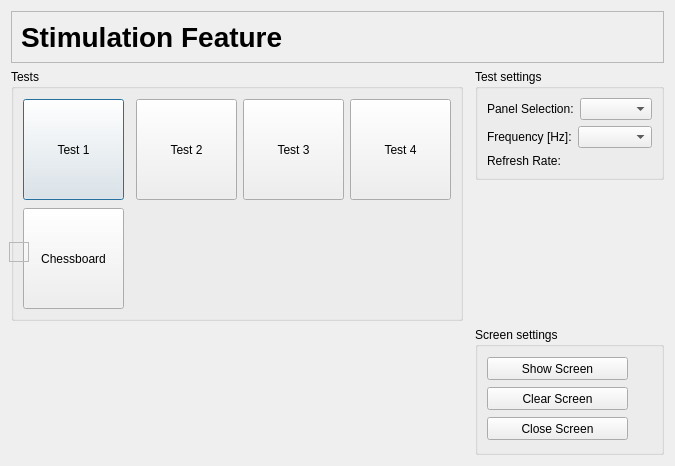
<?xml version="1.0" encoding="UTF-8"?>
<ui version="4.0">
 <class>ssvepBCISetupStimulusWidget</class>
 <widget class="QDialog" name="ssvepBCISetupStimulusWidget">
  <property name="geometry">
   <rect>
    <x>0</x>
    <y>0</y>
    <width>653</width>
    <height>466</height>
   </rect>
  </property>
  <property name="windowTitle">
   <string>Dialog</string>
  </property>
  <layout class="QGridLayout" name="gridLayout_3">
   <item row="1" column="2">
    <widget class="QGroupBox" name="groupBox">
     <property name="title">
      <string>Test settings</string>
     </property>
     <layout class="QGridLayout" name="gridLayout">
      <item row="0" column="0">
       <layout class="QHBoxLayout" name="horizontalLayout">
        <item>
         <widget class="QLabel" name="label">
          <property name="text">
           <string>Panel Selection:</string>
          </property>
         </widget>
        </item>
        <item>
         <widget class="QComboBox" name="comboBox"/>
        </item>
       </layout>
      </item>
      <item row="1" column="0">
       <layout class="QHBoxLayout" name="horizontalLayout_2">
        <item>
         <widget class="QLabel" name="label_2">
          <property name="text">
           <string>Frequency [Hz]:</string>
          </property>
         </widget>
        </item>
        <item>
         <widget class="QComboBox" name="comboBox_2"/>
        </item>
       </layout>
      </item>
      <item row="2" column="0">
       <layout class="QHBoxLayout" name="horizontalLayout_6">
        <item>
         <widget class="QLabel" name="label_5">
          <property name="text">
           <string>Refresh Rate:</string>
          </property>
         </widget>
        </item>
        <item>
         <widget class="QLabel" name="label_6">
          <property name="text">
           <string/>
          </property>
         </widget>
        </item>
       </layout>
      </item>
     </layout>
    </widget>
   </item>
   <item row="0" column="0" colspan="3">
    <widget class="QFrame" name="frame_2">
     <property name="maximumSize">
      <size>
       <width>16777215</width>
       <height>81</height>
      </size>
     </property>
     <property name="frameShape">
      <enum>QFrame::StyledPanel</enum>
     </property>
     <property name="frameShadow">
      <enum>QFrame::Raised</enum>
     </property>
     <layout class="QHBoxLayout" name="horizontalLayout_4">
      <item>
       <widget class="QLabel" name="label_3">
        <property name="maximumSize">
         <size>
          <width>16777215</width>
          <height>61</height>
         </size>
        </property>
        <property name="font">
         <font>
          <pointsize>21</pointsize>
          <weight>75</weight>
          <bold>true</bold>
         </font>
        </property>
        <property name="text">
         <string>Stimulation Feature</string>
        </property>
       </widget>
      </item>
      <item>
       <spacer name="horizontalSpacer">
        <property name="orientation">
         <enum>Qt::Horizontal</enum>
        </property>
        <property name="sizeHint" stdset="0">
         <size>
          <width>40</width>
          <height>20</height>
         </size>
        </property>
       </spacer>
      </item>
      <item>
       <widget class="QLabel" name="label_4">
        <property name="text">
         <string/>
        </property>
        <property name="pixmap">
         <pixmap resource="../../ssvepbci/ssvepbci.qrc">:/logos/logos.png</pixmap>
        </property>
       </widget>
      </item>
     </layout>
    </widget>
   </item>
   <item row="1" column="0" rowspan="3">
    <widget class="QGroupBox" name="groupBox_3">
     <property name="title">
      <string>Tests</string>
     </property>
     <layout class="QGridLayout" name="gridLayout_2">
      <item row="0" column="0" rowspan="2" colspan="2">
       <widget class="QPushButton" name="pushButton_5">
        <property name="sizePolicy">
         <sizepolicy hsizetype="Fixed" vsizetype="Fixed">
          <horstretch>0</horstretch>
          <verstretch>0</verstretch>
         </sizepolicy>
        </property>
        <property name="minimumSize">
         <size>
          <width>101</width>
          <height>101</height>
         </size>
        </property>
        <property name="text">
         <string>Test 1</string>
        </property>
       </widget>
      </item>
      <item row="0" column="3" rowspan="2">
       <widget class="QPushButton" name="pushButton_4">
        <property name="sizePolicy">
         <sizepolicy hsizetype="Fixed" vsizetype="Fixed">
          <horstretch>0</horstretch>
          <verstretch>0</verstretch>
         </sizepolicy>
        </property>
        <property name="minimumSize">
         <size>
          <width>101</width>
          <height>101</height>
         </size>
        </property>
        <property name="text">
         <string>Test 3</string>
        </property>
       </widget>
      </item>
      <item row="0" column="4" rowspan="2">
       <widget class="QPushButton" name="pushButton_7">
        <property name="sizePolicy">
         <sizepolicy hsizetype="Fixed" vsizetype="Fixed">
          <horstretch>0</horstretch>
          <verstretch>0</verstretch>
         </sizepolicy>
        </property>
        <property name="minimumSize">
         <size>
          <width>101</width>
          <height>101</height>
         </size>
        </property>
        <property name="text">
         <string>Test 4</string>
        </property>
       </widget>
      </item>
      <item row="0" column="2" rowspan="2">
       <widget class="QPushButton" name="pushButton_6">
        <property name="sizePolicy">
         <sizepolicy hsizetype="Fixed" vsizetype="Fixed">
          <horstretch>0</horstretch>
          <verstretch>0</verstretch>
         </sizepolicy>
        </property>
        <property name="minimumSize">
         <size>
          <width>101</width>
          <height>101</height>
         </size>
        </property>
        <property name="text">
         <string>Test 2</string>
        </property>
       </widget>
      </item>
      <item row="2" column="0">
       <widget class="QPushButton" name="pushButton_8">
        <property name="sizePolicy">
         <sizepolicy hsizetype="Fixed" vsizetype="Fixed">
          <horstretch>0</horstretch>
          <verstretch>0</verstretch>
         </sizepolicy>
        </property>
        <property name="minimumSize">
         <size>
          <width>101</width>
          <height>101</height>
         </size>
        </property>
        <property name="text">
         <string>Chessboard</string>
        </property>
       </widget>
      </item>
     </layout>
    </widget>
   </item>
   <item row="1" column="1">
    <spacer name="horizontalSpacer_2">
     <property name="orientation">
      <enum>Qt::Horizontal</enum>
     </property>
     <property name="sizeHint" stdset="0">
      <size>
       <width>40</width>
       <height>20</height>
      </size>
     </property>
    </spacer>
   </item>
   <item row="4" column="0">
    <spacer name="verticalSpacer">
     <property name="orientation">
      <enum>Qt::Vertical</enum>
     </property>
     <property name="sizeHint" stdset="0">
      <size>
       <width>20</width>
       <height>40</height>
      </size>
     </property>
    </spacer>
   </item>
   <item row="4" column="2">
    <widget class="QGroupBox" name="groupBox_2">
     <property name="title">
      <string>Screen settings</string>
     </property>
     <layout class="QVBoxLayout" name="verticalLayout">
      <item>
       <widget class="QPushButton" name="pushButton">
        <property name="sizePolicy">
         <sizepolicy hsizetype="Fixed" vsizetype="Fixed">
          <horstretch>0</horstretch>
          <verstretch>0</verstretch>
         </sizepolicy>
        </property>
        <property name="minimumSize">
         <size>
          <width>141</width>
          <height>23</height>
         </size>
        </property>
        <property name="text">
         <string>Show Screen</string>
        </property>
        <property name="checkable">
         <bool>false</bool>
        </property>
       </widget>
      </item>
      <item>
       <widget class="QPushButton" name="pushButton_2">
        <property name="sizePolicy">
         <sizepolicy hsizetype="Fixed" vsizetype="Fixed">
          <horstretch>0</horstretch>
          <verstretch>0</verstretch>
         </sizepolicy>
        </property>
        <property name="minimumSize">
         <size>
          <width>141</width>
          <height>23</height>
         </size>
        </property>
        <property name="text">
         <string>Clear Screen</string>
        </property>
       </widget>
      </item>
      <item>
       <widget class="QPushButton" name="pushButton_3">
        <property name="sizePolicy">
         <sizepolicy hsizetype="Fixed" vsizetype="Fixed">
          <horstretch>0</horstretch>
          <verstretch>0</verstretch>
         </sizepolicy>
        </property>
        <property name="minimumSize">
         <size>
          <width>141</width>
          <height>23</height>
         </size>
        </property>
        <property name="text">
         <string>Close Screen</string>
        </property>
       </widget>
      </item>
     </layout>
    </widget>
   </item>
   <item row="3" column="2">
    <spacer name="verticalSpacer_2">
     <property name="orientation">
      <enum>Qt::Vertical</enum>
     </property>
     <property name="sizeHint" stdset="0">
      <size>
       <width>20</width>
       <height>40</height>
      </size>
     </property>
    </spacer>
   </item>
  </layout>
  <widget class="QFrame" name="frame">
   <property name="geometry">
    <rect>
     <x>9</x>
     <y>242</y>
     <width>20</width>
     <height>20</height>
    </rect>
   </property>
   <property name="frameShape">
    <enum>QFrame::StyledPanel</enum>
   </property>
   <property name="frameShadow">
    <enum>QFrame::Raised</enum>
   </property>
   <layout class="QHBoxLayout" name="horizontalLayout_5"/>
  </widget>
 </widget>
 <resources>
  <include location="../../ssvepbci/ssvepbci.qrc"/>
 </resources>
 <connections/>
</ui>
